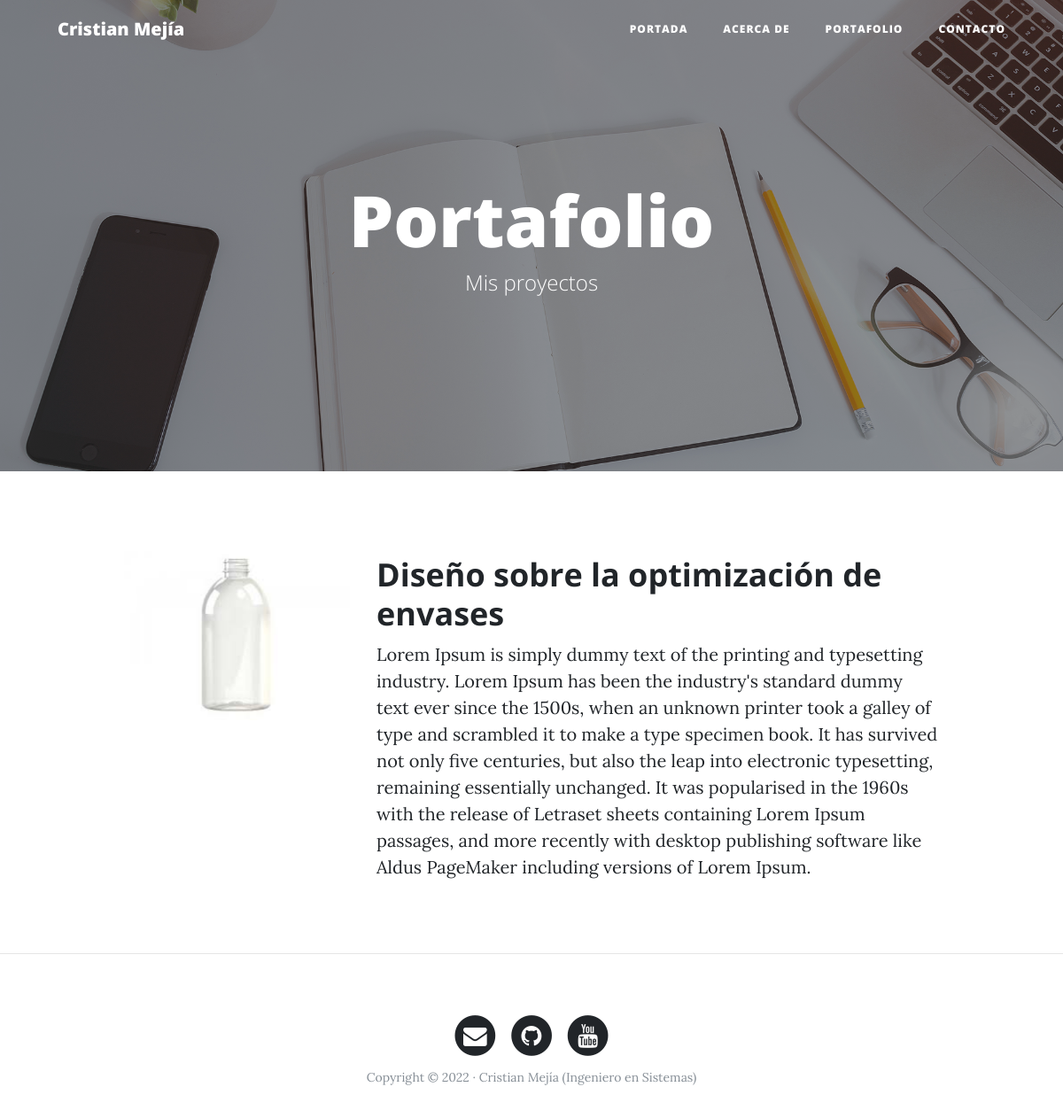
/portfolio/, run on an earlier commit of the app's database.
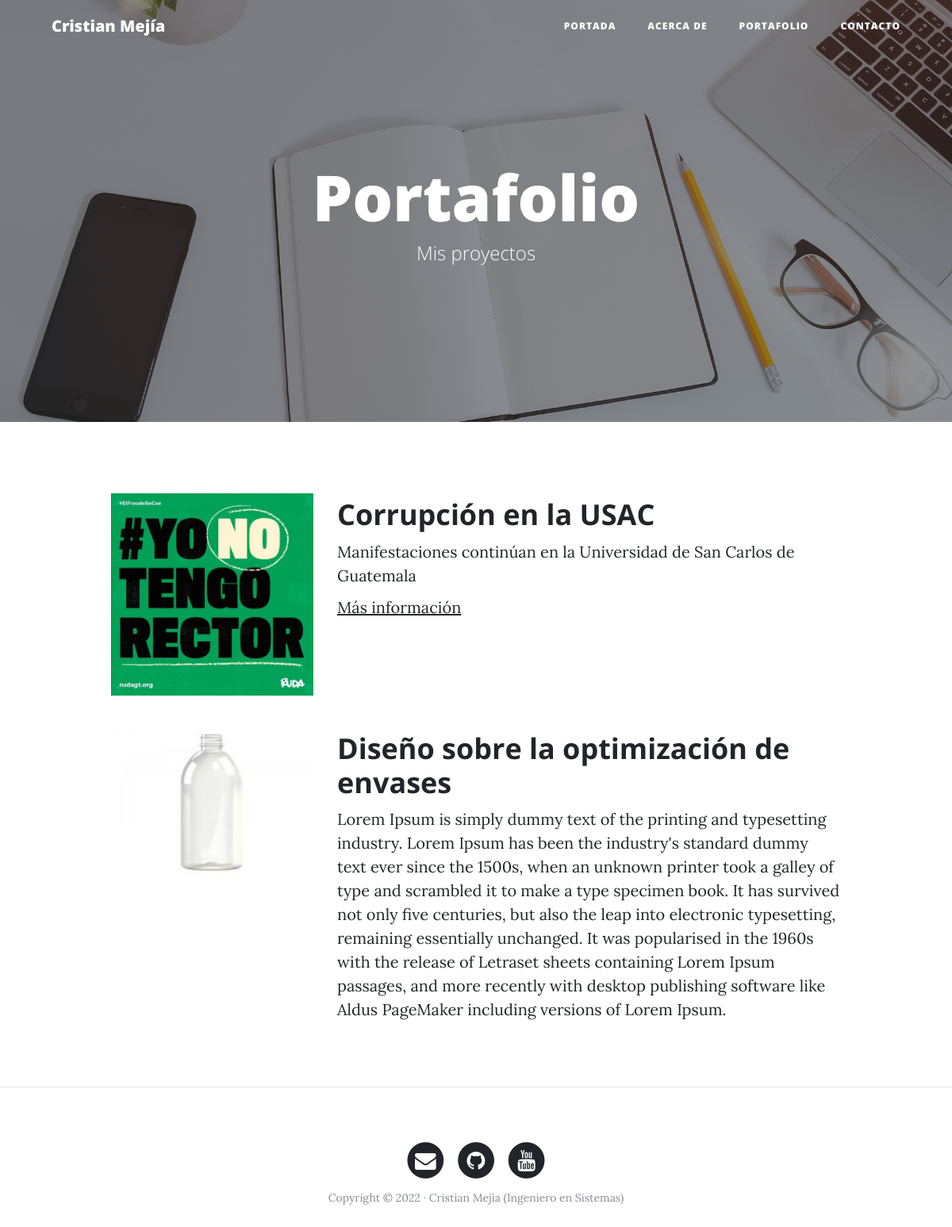
And on a later commit of the database.
### portfolio/models.py (models this page shows, shortened)
class Project(models.Model):
    title = models.CharField(max_length=200, verbose_name="Titulo") # Campo de caracteres
    description = models.TextField(verbose_name="Descripción") # Campo de caracteres
    image = models.ImageField(verbose_name="Imagen",upload_to="projects") # Campo de imagen, upload_to creará una carpeta en el directorio media llamado projects
    link = models.URLField(verbose_name="Dirección Web",blank=True,null=True) # Puede o no venir la url
    created = models.DateTimeField(auto_now_add=True,verbose_name="Fecha de Creación") # Este campo se añadirá la hora automáticamente
    updated = models.DateTimeField(auto_now=True,verbose_name="Fecha de Actualización") # Se actualizará la fecha cuando lo modifiquemos
    class Meta: # Añadir metadatos extendidos
        verbose_name = "proyecto"
        verbose_name_plural = "proyectos" # Nombre en plural
        ordering = ["-created"] # Ordenar por fecha de creación de forma inversa

### portfolio/views.py (the view)
# urls.py: path('portfolio/',portfolio_views.portfolio,name="portfolio"),
def portfolio(request):
    projects = Project.objects.all() # Nos devuelve todos los objetos que tiene el modelo de proyecto
    return render(request,"portfolio/portfolio.html",{"projects":projects})

### portfolio/templates/portfolio/portfolio.html (shortened to what this page needs)
{% extends 'core/base.html'%}
{%block background%}{%load static %}{% static 'core/img/portfolio-bg.jpg' %}{%endblock%}
{%block headers%}
<h1>Portafolio</h1>
<span class="subheading">Mis proyectos</span>
{%endblock%}
{% block content %}
    {% for project in projects %}
    <div class="row project">
        <div class="col-lg-3 col-md-4 offset-lg-1">
            <img class="img-fluid" src="{{project.image.url}}" alt="">
        </div>
    <div class="col-lg-7 col-md-8">
            <h2 class="section-heading title">{{project.title}}</h2>
        <p>{{project.description}}</p>
        {% if project.link %}
            <p><a href="{{project.link}}">Más información</a></p>
        {% endif %}
        </div>
    </div>
    {% endfor %}
{%endblock%}

### core/templates/core/base.html (shortened to what this page needs)
<!DOCTYPE html>
<html lang="es">
  <head>
    {% load static %}
    <link href="{% static 'core/vendor/bootstrap/css/bootstrap.min.css' %}" rel="stylesheet">
    <link href="{% static 'core/vendor/font-awesome/css/font-awesome.min.css' %}" rel="stylesheet" type="text/css">
    <link href="{% static 'core/css/clean-blog.min.css' %}" rel="stylesheet">
  </head>
  <body>
    <nav class="navbar navbar-expand-lg navbar-light fixed-top" id="mainNav">
      <div class="container">
        <a class="navbar-brand" href="{% url 'home'%}">Cristian Mejía</a>
        <div class="collapse navbar-collapse" id="navbarResponsive">
          <ul class="navbar-nav ml-auto">
            <li class="nav-item">
              <a class="nav-link" href="{% url 'home'%}">Portada</a>
            </li>
            <li class="nav-item">
              <a class="nav-link" href="{% url 'about'%}">Acerca de</a>
            </li>
            <li class="nav-item">
              <a class="nav-link" href="{% url 'portfolio'%}">Portafolio</a>
            </li>
            <li class="nav-item">
              <a class="nav-link" href="{% url 'contact'%}">Contacto</a>
            </li>
          </ul>
        </div>
      </div>
    </nav>
    <header class="masthead" style="background-image: url('{%block background%}{% endblock %}')">
      <div class="overlay"></div>
      <div class="container">
        <div class="row">
          <div class="col-lg-8 col-md-10 mx-auto">
            <div class="site-heading">
              {%block headers%}
              {% endblock%}
            </div>
          </div>
        </div>
      </div>
    </header>
    <div class="container">
            {%block content %}{% endblock%}
      </div>
    {% if request.path != '/' %} <hr> {%endif%}
    <footer>
      <div class="container">
        <div class="row">
          <div class="col-lg-8 col-md-10 mx-auto">
            <ul class="list-inline text-center">
              <li class="list-inline-item">
                <a href="#">
                  <span class="fa-stack fa-lg">
                    <i class="fa fa-circle fa-stack-2x"></i>
                    <i class="fa fa-envelope fa-stack-1x fa-inverse"></i>
                  </span>
                </a>
              </li>
              <li class="list-inline-item">
                <a href="#">
                  <span class="fa-stack fa-lg">
                    <i class="fa fa-circle fa-stack-2x"></i>
                    <i class="fa fa-github fa-stack-1x fa-inverse"></i>
                  </span>
                </a>
              </li>
              <li class="list-inline-item">
                <a href="#">
                  <span class="fa-stack fa-lg">
                    <i class="fa fa-circle fa-stack-2x"></i>
                    <i class="fa fa-youtube fa-stack-1x fa-inverse"></i>
                  </span>
                </a>
              </li>
            </ul>
            <p class="copyright text-muted">Copyright &copy; 2022 · Cristian Mejía (Ingeniero en Sistemas) </p>
          </div>
        </div>
      </div>
    </footer>
  </body>
</html>

What changed in the data, as far as the page shows it:
added Project: image (picture), title "Corrupción en la USAC", description "Manifestaciones continúan en la Universidad de San Carlos de Guatemala"
